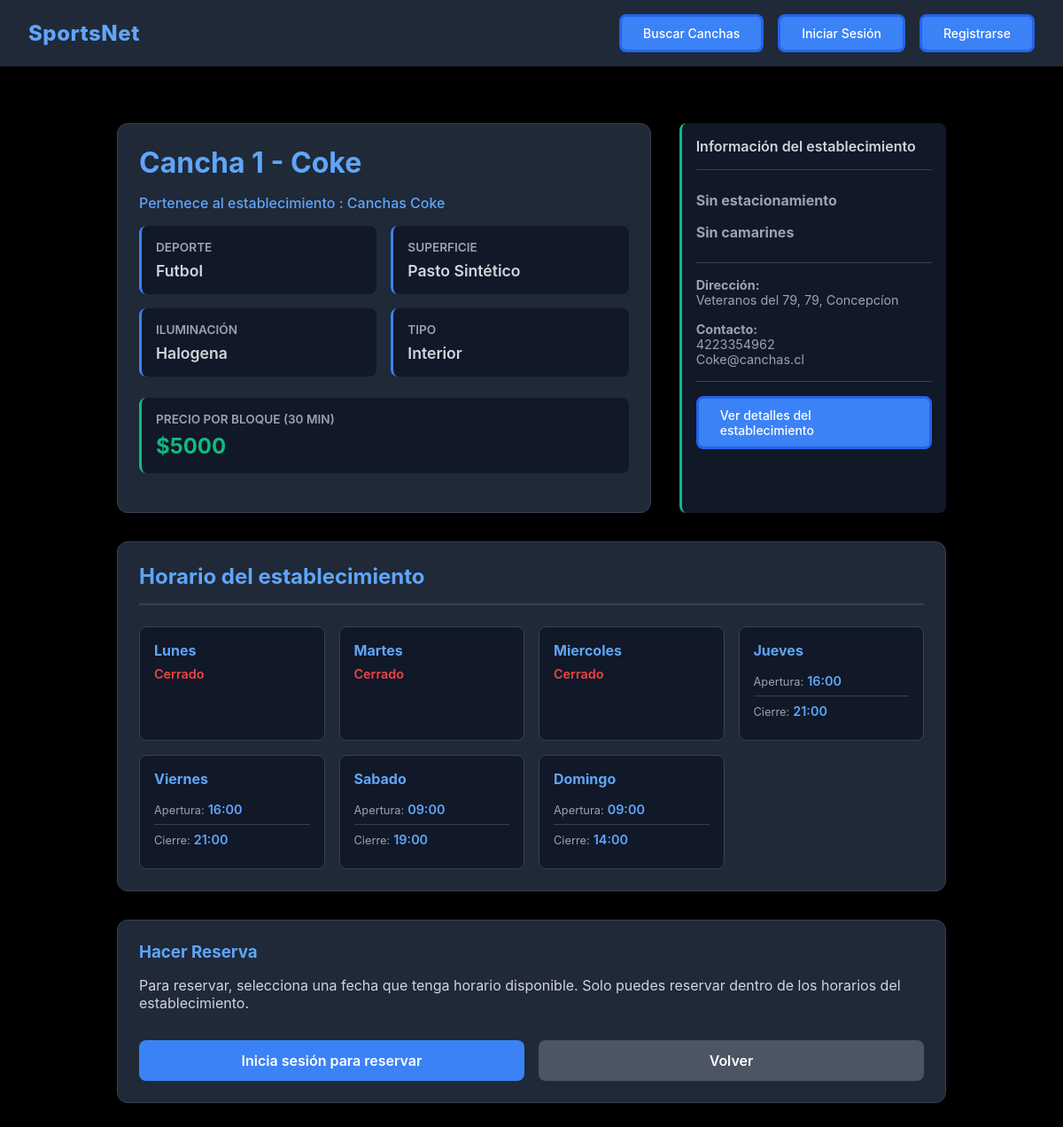
Screenshot of /cancha/1 with the database file from the repository.
### establecimientos/models.py (models this page shows, shortened)
class Cancha (models.Model):
    TIPOS_SUPERFICIES = [
        ("Pasto_Natural", "Pasto Natural"),
        ("Pasto_Sintético","Pasto Sintético"),
        ("Cemento","Cemento"),
        ("Arcilla","Arcilla"),
        ("Madera","Madera"),
        ("Caucho","Caucho"),
        ("Vinilo","Vinilo"),
        ]
    TIPOS_ILUMINACION = {
        ("LED","LED"),
        ("Natural", "Natural"),
        ("Mixta","Mixta"),
        ("Halogena","Halogena"),
        ("Fluorecente","Fluorecente"),
    }
    DEPORTES = [
        ("Futbol", "Futbol"),
        ("Basquetball","Basquetball"),
        ("Voleyball","Voleyball"),
        ("Tenis","Tenis"),
        ("Rugby","Rugby"),
        ("Handball","Handball"),
        ("Bowling","Bowling"),
        ("Squash","Squash"),
        ("Padel","Padel"),
        ("Otro","Otro"),
        ("---","---"),
    ]
    establecimiento = models.ForeignKey(Establecimiento, on_delete=models.CASCADE, related_name="canchas")
    deporte = models.CharField(max_length=20, choices=DEPORTES, default="---",blank=False, null=False)
    nombre = models.CharField(max_length=25,blank=False, null=False)
    superficie = models.CharField(max_length=25, choices=TIPOS_SUPERFICIES,blank=False, null=False)
    iluminacion = models.CharField(max_length=20, choices=TIPOS_ILUMINACION,blank=False, null=False)
    interior = models.BooleanField(default=False)
    valor_por_bloque = models.DecimalField(max_digits=10, decimal_places=0,blank=False, null=False)

class Establecimiento (models.Model):
    dueno = models.ForeignKey(Dueno, on_delete=models.CASCADE, related_name="establecimientos")
    nombre = models.CharField(max_length=50, unique=True,blank=False, null=False)
    direccion = models.CharField(max_length=100,blank=False, null=False)
    telefono_contacto = models.CharField(max_length=20,blank=False, null=False)
    correo_contacto = models.EmailField(blank=False, null=False)
    estacionamiento_disponible = models.BooleanField(default=False)
    camarines_disponible = models.BooleanField(default=False)
    latitud = models.FloatField(null=True, blank=True)
    longitud = models.FloatField(null=True, blank=True)

class HorarioEstablecimiento(models.Model):
    DIAS_SEMANA = [
        ("Lunes","Lunes"),
        ("Martes","Martes"),
        ("Miercoles","Miercoles"),
        ("Jueves","Jueves"),
        ("Viernes","Viernes"),
        ("Sabado","Sabado"),
        ("Domingo","Domingo")
    ]
    establecimiento = models.ForeignKey(Establecimiento, on_delete=models.CASCADE, related_name="horarios")
    dia = models.CharField(max_length=20, choices=DIAS_SEMANA)
    hora_apertura = models.TimeField()
    hora_cierre = models.TimeField()

### establecimientos/views.py (the view)
# urls.py: path("cancha/<int:cancha_id>", views.ver_cancha, name = "ver_cancha"),
def ver_cancha(request, cancha_id):
    cancha = get_object_or_404(Cancha, id=cancha_id)
    est = cancha.establecimiento
    es_dueno = False
    if request.user.is_authenticated:
        try:
            dueno = Dueno.objects.get(usuario=request.user)
            es_dueno = (est.dueno == dueno)
        except Dueno.DoesNotExist:
            pass
    horarios = HorarioEstablecimiento.objects.filter(establecimiento=est).order_by("dia")
    dias_semana = ["Lunes", "Martes", "Miercoles", "Jueves", "Viernes", "Sabado", "Domingo"]
    horarios_dict = {dia: None for dia in dias_semana}
    for horario in horarios:
        horarios_dict[horario.dia] = horario
    horarios_completos = []
    for dia in dias_semana:
        horarios_completos.append({
            'dia': dia,
            'horario': horarios_dict[dia]
        })
    context = {
        "cancha": cancha,
        "horarios": horarios_completos,
        "es_dueno": es_dueno,
    }
    return render(request, "ver_cancha.html", context)

### cuentas/context_processors.py (called while the page is built, shortened)
def invitaciones_pendientes(request):
    return {
        'invitacion_pendiente': None
    }

### establecimientos/templates/ver_cancha.html (shortened to what this page needs)
{% extends 'base.html' %}
{% load static %}
{% block extra_css %}
  <link rel="stylesheet" href="{% static 'css/ver_cancha.css' %}">
{% endblock %}
{% block content %}
<div class="detalle-cancha-container">
  <div class="cancha-header">
    <div class="cancha-info">
      <h1 class="cancha-titulo">{{ cancha.nombre }}</h1>
      <p class="cancha-subtitulo">Pertenece al establecimiento : {{ cancha.establecimiento.nombre }}</p>
      <div class="info-grid">
        <div class="info-item">
          <div class="info-label">Deporte</div>
          <div class="info-valor">{{ cancha.get_deporte_display }}</div>
        </div>
        <div class="info-item">
          <div class="info-label">Superficie</div>
          <div class="info-valor">{{ cancha.get_superficie_display }}</div>
        </div>
        <div class="info-item">
          <div class="info-label">Iluminación</div>
          <div class="info-valor">{{ cancha.iluminacion }}</div>
        </div>
        <div class="info-item">
          <div class="info-label">Tipo</div>
          <div class="info-valor">
            {% if cancha.interior %}
              Interior
            {% else %}
              Exterior - Aire libre
            {% endif %}
          </div>
        </div>
      </div>
      <div class="info-item" style="border-left-color: #10b981;">
        <div class="info-label">Precio por bloque (30 min)</div>
        <div class="precio-destaque">${{ cancha.valor_por_bloque }}</div>
      </div>
<br>
    </div>
    <div class="comodidades">
      <div class="comodidades-titulo">Información del establecimiento</div>
      <div style="margin-top: 1rem; padding-top: 1rem; border-top: 1px solid #374151; font-size: 0.9rem; color: #9ca3af;"></div>
      <div class="comodidad-item">
        <span class="comodidad-icon">
          {% if cancha.establecimiento.estacionamiento_disponible %}Estacionamiento disponible{% else %}Sin estacionamiento{% endif %}
        </span>
      </div>
      <div class="comodidad-item">
        <span class="comodidad-icon">
          {% if cancha.establecimiento.camarines_disponible %}Camarines disponibles{% else %}Sin camarines{% endif %}
        </span>
      </div>
      <div style="margin-top: 1rem; padding-top: 1rem; border-top: 1px solid #374151; font-size: 0.9rem; color: #9ca3af;">
        <strong>Dirección:</strong><br>
        {{ cancha.establecimiento.direccion }}
      </div>
      <div style="margin-top: 1rem; font-size: 0.9rem; color: #9ca3af;">
        <strong>Contacto:</strong>
        <br>
        {{ cancha.establecimiento.telefono_contacto }}
        <br>
        {{ cancha.establecimiento.correo_contacto }}
     </div>
     <div style="margin-top: 1rem; padding-top: 1rem; border-top: 1px solid #374151; font-size: 0.9rem; color: #9ca3af;">
        <a href="{% url 'establecimientos:ver_establecimiento' establecimiento=cancha.establecimiento.id %}" class="nav-button">Ver detalles del establecimiento</a>
     </div>
    </div>
  </div>
  <div class="horarios-section">
    <h2 class="seccion-titulo">Horario del establecimiento</h2>
    {% if horarios %}
      <div class="horarios-grid">
        {% for item in horarios %}
          {% if item.horario %}
            <div class="dia-horario">
              <div class="dia-nombre">{{ item.horario.get_dia_display }}</div>
              <div class="horario-item">
                <span class="horario-label">Apertura:</span>
                <span class="horario-valor">{{ item.horario.hora_apertura|time:"H:i" }}</span>
              </div>
              <div class="horario-item">
                <span class="horario-label">Cierre:</span>
                <span class="horario-valor">{{ item.horario.hora_cierre|time:"H:i" }}</span>
              </div>
            </div>
          {% else %}
            <div class="dia-horario">
              <div class="dia-nombre">{{ item.dia }}</div>
              <div class="sin-horario-texto">Cerrado</div>
            </div>
          {% endif %}
        {% endfor %}
      </div>
    {% else %}
      <div class="advertencia">
        El establecimiento no ha añadido horarios
      </div>
    {% endif %}
  </div>
  <div style="background: #1f2937; border: 1px solid #374151; border-radius: 0.75rem; padding: 1.5rem;">
    <h3 style="color: #60a5fa; margin-bottom: 1rem;">Hacer Reserva</h3>
    {% if horarios %}
      <p style="color: #d1d5db; margin-bottom: 1rem;">
        Para reservar, selecciona una fecha que tenga horario disponible.
        Solo puedes reservar dentro de los horarios del establecimiento.
      </p>
      <div class="botones-reserva">
        {% if user.is_authenticated %}
          <a href="{% url 'reservas:crear_reserva' cancha.id %}" class="btn btn-reservar">
            Hacer Reserva
          </a>
        {% else %}
          <a href="{% url 'cuentas:login_cuenta' %}" class="btn btn-reservar">
            Inicia sesión para reservar
          </a>
        {% endif %}
        <a href="{% url 'establecimientos:ver_establecimiento' cancha.establecimiento.id %}" class="btn btn-volver">
          Volver
        </a>
      </div>
    {% endif %}
  </div>
</div>
{% endblock %}

### cuentas/static/css/base.css (style rules this page uses)
* { margin: 0; padding: 0; box-sizing: border-box; }
body { font-family: -apple-system, BlinkMacSystemFont, 'Segoe UI', Roboto, 'Helvetica Neue', Arial, sans-serif; background-color: #000000; color: #ffffff; min-height: 100vh; }
.nav-button { padding: 0.625rem 1.5rem; background-color: #3b82f6; color: #ffffff; border: 3px solid #2563eb; border-radius: 0.5rem; font-size: 0.875rem; font-weight: 500; cursor: pointer; transition: background-color 0.3s ease; text-decoration: none; display: inline-block; }

### establecimientos/static/css/ver_cancha.css (style rules this page uses)
.detalle-cancha-container { max-width: 1000px; margin: 2rem auto; padding: 2rem; }
.cancha-header { display: grid; grid-template-columns: 2fr 1fr; gap: 2rem; margin-bottom: 2rem; }
.cancha-info { background: #1f2937; border: 1px solid #374151; border-radius: 0.75rem; padding: 1.5rem; }
.cancha-titulo { color: #60a5fa; font-size: 2rem; font-weight: 700; margin-bottom: 1rem; }
.cancha-subtitulo { color: #60a5fa; font-size: 1rem; font-weight: 500; margin-bottom: 1rem; }
.info-grid { display: grid; grid-template-columns: 1fr 1fr; gap: 1rem; margin-bottom: 1.5rem; }
.info-item { padding: 1rem; background: #111827; border-radius: 0.5rem; border-left: 3px solid #3b82f6; }
.info-label { font-size: 0.85rem; color: #9ca3af; font-weight: 600; text-transform: uppercase; margin-bottom: 0.5rem; }
.info-valor { font-size: 1.1rem; color: #d1d5db; font-weight: 600; }
.precio-destaque { color: #10b981; font-size: 1.5rem; font-weight: 700; }
.comodidades { background: #111827; padding: 1rem; border-radius: 0.5rem; border-left: 3px solid #10b981; }
.comodidades-titulo { font-weight: 600; color: #d1d5db; margin-bottom: 0.75rem; }
.comodidad-item { display: flex; align-items: center; padding: 0.5rem 0; color: #9ca3af; }
.comodidad-icon { margin-right: 0.75rem; font-weight: 700; }
.horarios-section { background: #1f2937; border: 1px solid #374151; border-radius: 0.75rem; padding: 1.5rem; margin-bottom: 2rem; }
.seccion-titulo { color: #60a5fa; font-size: 1.5rem; font-weight: 700; margin-bottom: 1.5rem; padding-bottom: 1rem; border-bottom: 2px solid #374151; }
.horarios-grid { display: grid; grid-template-columns: repeat(auto-fit, minmax(200px, 1fr)); gap: 1rem; }
.dia-horario { background: #111827; padding: 1rem; border-radius: 0.5rem; border: 1px solid #374151; transition: all 0.3s; }
.dia-nombre { font-weight: 700; color: #60a5fa; margin-bottom: 0.5rem; font-size: 1rem; }
.horario-item { color: #d1d5db; font-size: 0.9rem; padding: 0.5rem 0; border-bottom: 1px solid #374151; }
.horario-item:last-child { border-bottom: none; }
.horario-label { color: #9ca3af; font-size: 0.8rem; }
.horario-valor { color: #60a5fa; font-weight: 600; }
.sin-horario-texto { color: #ef4444; font-size: 0.9rem; font-weight: 600; }
.botones-reserva { display: flex; gap: 1rem; margin-top: 2rem; }
.btn { padding: 0.8rem 1.5rem; border: none; border-radius: 0.5rem; cursor: pointer; font-weight: 600; transition: all 0.3s; text-decoration: none; text-align: center; }
.btn-reservar { background: #3b82f6; color: white; flex: 1; }
.btn-volver { background: #4b5563; color: white; flex: 1; }

### rows the page displays
Cancha: nombre "Cancha 1 - Coke", establecimiento.nombre "Canchas Coke", deporte "Futbol", superficie "Pasto Sintético", iluminacion "Halogena", valor_por_bloque "5000", establecimiento.direccion "Veteranos del 79, 79, Concepcíon", establecimiento.telefono_contacto "4223354962", establecimiento.correo_contacto "Coke@canchas.cl"
HorarioEstablecimiento: horario.dia "Jueves", horario.hora_apertura "16:00", horario.hora_cierre "21:00"
HorarioEstablecimiento: horario.dia "Viernes", horario.hora_apertura "16:00", horario.hora_cierre "21:00"
HorarioEstablecimiento: horario.dia "Sabado", horario.hora_apertura "09:00", horario.hora_cierre "19:00"
HorarioEstablecimiento: horario.dia "Domingo", horario.hora_apertura "09:00", horario.hora_cierre "14:00"

### other values shown
{{ item.dia }} "Lunes" "Martes" "Miercoles"
